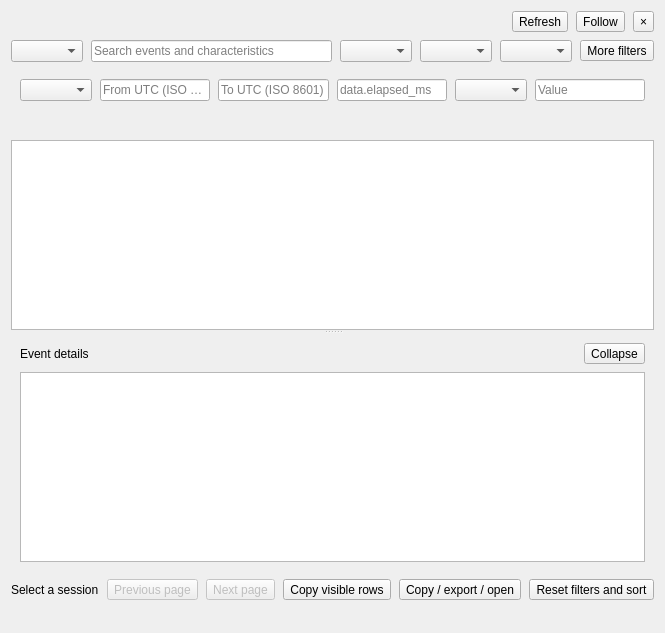
<?xml version="1.0" encoding="utf-8"?>
<ui version="4.0"><class>LogsWorkspace</class><widget class="QWidget" name="LogsWorkspace"><layout class="QVBoxLayout" name="logsRootLayout"><property name="spacing"><number>8</number></property><item><layout class="QHBoxLayout" name="logsHeaderLayout"><property name="spacing"><number>8</number></property><item><widget class="QWidget" name="logsBrandSlot"></widget></item><item><widget class="QWidget" name="logsNavigationSlot"></widget></item><item><widget class="QToolButton" name="logsRefreshButton"><property name="text"><string>Refresh</string></property><property name="toolTip"><string>Refresh</string></property></widget></item><item><widget class="QToolButton" name="logsFollowButton"><property name="text"><string>Follow</string></property><property name="toolTip"><string>Follow</string></property></widget></item><item><widget class="QToolButton" name="logsCloseButton"><property name="text"><string>×</string></property><property name="toolTip"><string>×</string></property></widget></item></layout></item><item><layout class="QHBoxLayout" name="logsFiltersLayout"><property name="spacing"><number>8</number></property><item><widget class="QComboBox" name="logsSessionCombo"></widget></item><item><widget class="QLineEdit" name="logsSearch"><property name="placeholderText"><string>Search events and characteristics</string></property></widget></item><item><widget class="QComboBox" name="logsLevelCombo"></widget></item><item><widget class="QComboBox" name="logsComponentCombo"></widget></item><item><widget class="QComboBox" name="logsEventCombo"></widget></item><item><widget class="QToolButton" name="logsMoreFiltersButton"><property name="text"><string>More filters</string></property><property name="toolTip"><string>More filters</string></property></widget></item></layout></item><item><widget class="QWidget" name="logsAdvanced"><layout class="QHBoxLayout" name="logsAdvancedLayout"><property name="spacing"><number>8</number></property><item><widget class="QComboBox" name="logsSortCombo"></widget></item><item><widget class="QLineEdit" name="logsFrom"><property name="placeholderText"><string>From UTC (ISO 8601)</string></property></widget></item><item><widget class="QLineEdit" name="logsTo"><property name="placeholderText"><string>To UTC (ISO 8601)</string></property></widget></item><item><widget class="QLineEdit" name="logsField"><property name="placeholderText"><string>data.elapsed_ms</string></property></widget></item><item><widget class="QComboBox" name="logsOperator"></widget></item><item><widget class="QLineEdit" name="logsValue"><property name="placeholderText"><string>Value</string></property></widget></item></layout></widget></item><item><widget class="QLabel" name="logsNotice"><property name="text"><string></string></property></widget></item><item><widget class="QSplitter" name="logsSplitter"><property name="orientation"><enum>Qt::Vertical</enum></property><widget class="QTableView" name="logsTable"></widget><widget class="QFrame" name="logsDetail"><layout class="QVBoxLayout" name="logsDetailLayout"><property name="spacing"><number>8</number></property><item><layout class="QHBoxLayout" name="logsDetailTopLayout"><property name="spacing"><number>8</number></property><item><widget class="QLabel" name="logsDetailTitle"><property name="text"><string>Event details</string></property></widget></item><item><widget class="QToolButton" name="logsDetailCollapse"><property name="text"><string>Collapse</string></property><property name="toolTip"><string>Collapse</string></property></widget></item></layout></item><item><widget class="QPlainTextEdit" name="logsDetailText"><property name="readOnly"><bool>true</bool></property></widget></item></layout></widget></widget></item><item><layout class="QHBoxLayout" name="logsFooterLayout"><property name="spacing"><number>8</number></property><item><widget class="QLabel" name="logsStatus"><property name="text"><string>Select a session</string></property></widget></item><item><widget class="QToolButton" name="logsPreviousButton"><property name="text"><string>Previous page</string></property><property name="toolTip"><string>Read the preceding 500 matching records</string></property><property name="enabled"><bool>false</bool></property></widget></item><item><widget class="QToolButton" name="logsNextButton"><property name="text"><string>Next page</string></property><property name="toolTip"><string>Read the next 500 matching records</string></property><property name="enabled"><bool>false</bool></property></widget></item><item><widget class="QToolButton" name="logsCopyVisible"><property name="text"><string>Copy visible rows</string></property><property name="toolTip"><string>Copy visible rows</string></property></widget></item><item><widget class="QToolButton" name="logsSaveMenu"><property name="text"><string>Copy / export / open</string></property><property name="toolTip"><string>Copy selected rows, export matching records, or open the raw log file or folder</string></property></widget></item><item><widget class="QToolButton" name="logsResetFilters"><property name="text"><string>Reset filters and sort</string></property><property name="toolTip"><string>Reset filters and sort</string></property></widget></item></layout></item><item><widget class="QLabel" name="logsOperationStatus"><property name="text"><string></string></property><property name="wordWrap"><bool>true</bool></property></widget></item></layout></widget><resources/><connections/></ui>
